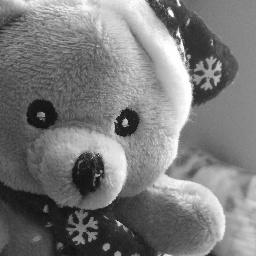
#> input picture 01/dataset/mis1.jpg, 256 x 256 px, found by its file name
$ python dct-test.py ../../01/dataset/mis1.jpg
#> lines starting #> are read from the running program, lines starting #| are printed output that depends on the picture
import sys, os
from PIL import Image
import numpy
import scipy.fftpack

# sourceImage = sys.argv[1]
image_name = 'mis1.jpg'

image = Image.open('./pictures/' + image_name)
#> image is the input picture: PIL image 256x256 L; min 10, max 255, mean 121.6
image = image.resize( (512, 512), 1 )
#> image: PIL image 512x512 L
image = image.convert("L")

dctSize = image.size[0]
#> dctSize = 512

# get raw pixel values:
pixels = numpy.array(image.getdata(), dtype=numpy.float).reshape((dctSize, dctSize))
all_subdct = numpy.empty((dctSize, dctSize))
for i in range (0, pixels[0].__len__(), 8):
    for j in range (0, pixels[0].__len__(), 8):
        subpixels = pixels[i:i+8, j:j+8]
        subdct = scipy.fftpack.dct(scipy.fftpack.dct(subpixels.T, norm="ortho").T, norm="ortho")
        all_subdct[i:i+8, j:j+8] = subdct
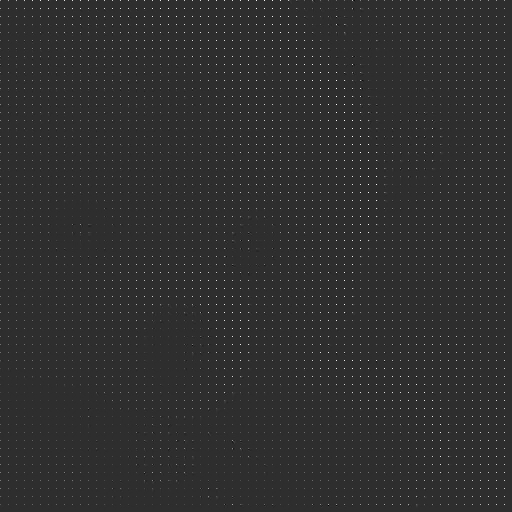
#> all_subdct: shape (512, 512) float64; min -448.8, max 2033.8, mean 15.2; drawn with min black and max white
        # [4 lines of commented-out code are left out]

all_subdct2 = all_subdct.clip(0, 255)
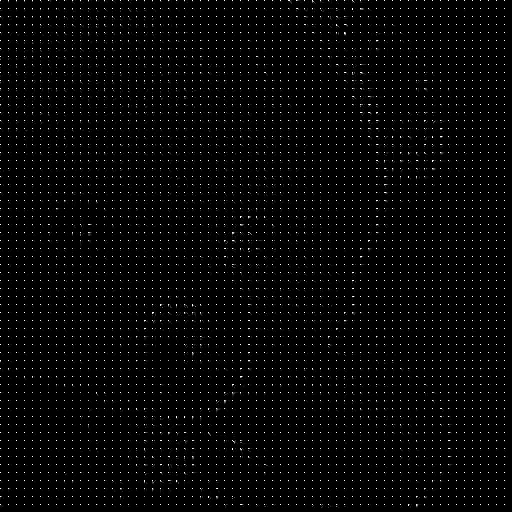
#> all_subdct2: shape (512, 512) float64; min 0, max 255, mean 6
all_subdct2 = all_subdct2.astype("uint8")
all_subdct_img = Image.fromarray(all_subdct2)
all_subdct_img.save("./result/after_dct_div8.png")

# perform 2-dimensional DCT (discrete cosine transform):
dct = scipy.fftpack.dct(scipy.fftpack.dct(pixels.T, norm="ortho").T, norm="ortho")
dct2 = dct.clip(0, 255)
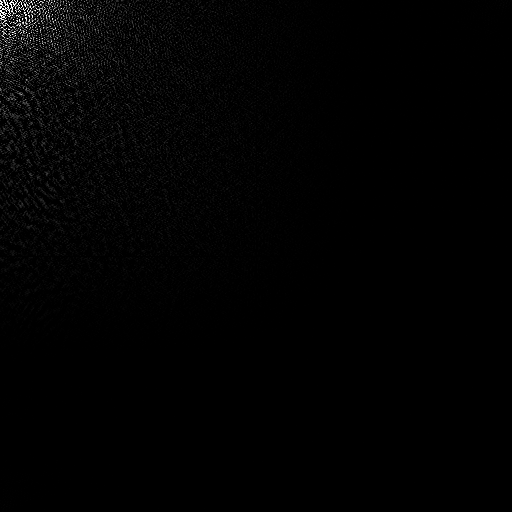
#> dct2: shape (512, 512) float64; min 0, max 255, mean 2.6
dct2 = dct2.astype("uint8")
dct_img = Image.fromarray(dct2)

dct_img.save("./result/after_dct.png")


# [4 lines of commented-out code are left out]

all_subidct = numpy.empty((dctSize, dctSize))
for i in range (0, pixels[0].__len__(), 8):
    for j in range (0, pixels[0].__len__(), 8):
        subidct = scipy.fftpack.idct(scipy.fftpack.idct(all_subdct[i:i+8, j:j+8].T, norm="ortho").T, norm="ortho")
        # subidct = scipy.fftpack.dct(scipy.fftpack.dct(read_all_subdct[i:i+8, j:j+8].T, norm="ortho").T, norm="ortho")
        all_subidct[i:i+8, j:j+8] = subidct

all_subidct2 = all_subidct.clip(0, 255)
all_subidct2 = all_subidct2.astype("uint8")
all_subidct_img = Image.fromarray(all_subidct2)
all_subidct_img.save("./result/after_idct_div8.png")


# [22 lines of commented-out code are left out]
